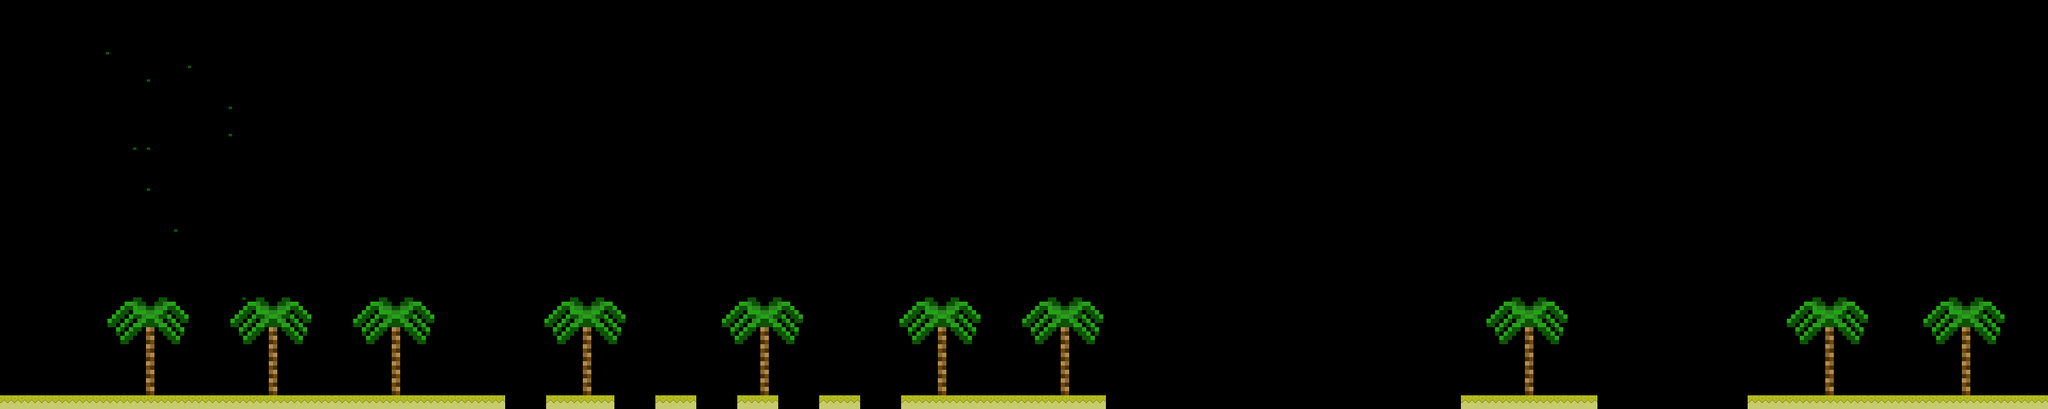

The image is a tile-based game level rendered from a .tmx file. Its description and source (layers, tilesets, objects; grid data summarised) follow:
An orthogonal 150x30 tile map with 16x16 px tiles, 1 tile layer (Capa de Patrones 1), 2 tilesets and 8 objects.

<map version="1.0" orientation="orthogonal" renderorder="right-down" width="150" height="30" tilewidth="16" tileheight="16" nextobjectid="12">
 <tileset firstgid="1" name="arena" tilewidth="16" tileheight="16" tilecount="1" columns="1">
  <image source="block_arena.png" width="16" height="16" />
 </tileset>
 <tileset firstgid="2" name="Palmera" tilewidth="16" tileheight="16" tilecount="100" columns="10">
  <image source="parmerax5.png" width="160" height="160" />
 </tileset>
 <layer name="Capa de Patrones 1" width="150" height="30">
  <data>[4500 cells, 458 non-empty, 36 distinct tile ids]</data>
 </layer>
 <objectgroup name="Capa de Objetos 1">
  <object id="3" x="0" y="465" width="592" height="14" />
  <object id="5" x="640.5" y="464" width="79" height="15.5" />
  <object id="6" x="768.5" y="463.5" width="46.5" height="15.5" />
  <object id="7" x="864.5" y="464.5" width="47" height="15.5" />
  <object id="8" x="960.5" y="464" width="47" height="16" />
  <object id="9" x="1056" y="464" width="239.5" height="15.5" />
  <object id="10" x="1712.5" y="464" width="158.5" height="15" />
  <object id="11" x="2048" y="464.667" width="351.333" height="14.6667" />
 </objectgroup>
</map>